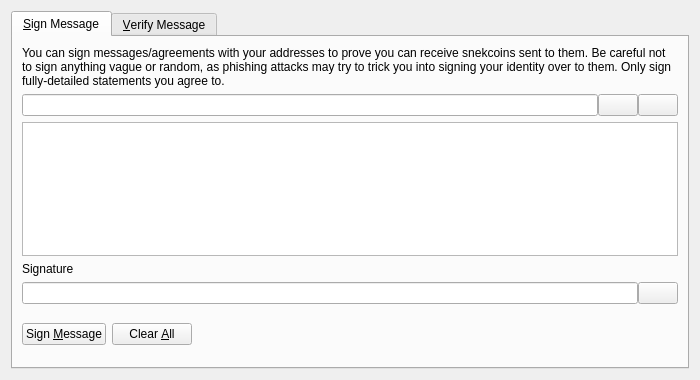
<?xml version="1.0" encoding="UTF-8"?>
<ui version="4.0">
 <class>SignVerifyMessageDialog</class>
 <widget class="QDialog" name="SignVerifyMessageDialog">
  <property name="geometry">
   <rect>
    <x>0</x>
    <y>0</y>
    <width>700</width>
    <height>380</height>
   </rect>
  </property>
  <property name="windowTitle">
   <string>Signatures - Sign / Verify a Message</string>
  </property>
  <property name="modal">
   <bool>true</bool>
  </property>
  <layout class="QVBoxLayout" name="verticalLayout">
   <item>
    <widget class="QTabWidget" name="tabWidget">
     <property name="currentIndex">
      <number>0</number>
     </property>
     <widget class="QWidget" name="tabSignMessage">
      <attribute name="title">
       <string>&amp;Sign Message</string>
      </attribute>
      <layout class="QVBoxLayout" name="verticalLayout_SM">
       <item>
        <widget class="QLabel" name="infoLabel_SM">
         <property name="text">
          <string>You can sign messages/agreements with your addresses to prove you can receive snekcoins sent to them. Be careful not to sign anything vague or random, as phishing attacks may try to trick you into signing your identity over to them. Only sign fully-detailed statements you agree to.</string>
         </property>
         <property name="textFormat">
          <enum>Qt::PlainText</enum>
         </property>
         <property name="wordWrap">
          <bool>true</bool>
         </property>
        </widget>
       </item>
       <item>
        <layout class="QHBoxLayout" name="horizontalLayout_1_SM">
         <property name="spacing">
          <number>0</number>
         </property>
         <item>
          <widget class="QValidatedLineEdit" name="addressIn_SM">
           <property name="toolTip">
            <string>The Snekcoin address to sign the message with</string>
           </property>
          </widget>
         </item>
         <item>
          <widget class="QPushButton" name="addressBookButton_SM">
           <property name="toolTip">
            <string>Choose previously used address</string>
           </property>
           <property name="text">
            <string/>
           </property>
           <property name="icon">
            <iconset resource="../bitcoin.qrc">
             <normaloff>:/icons/address-book</normaloff>:/icons/address-book</iconset>
           </property>
           <property name="shortcut">
            <string>Alt+A</string>
           </property>
           <property name="autoDefault">
            <bool>false</bool>
           </property>
          </widget>
         </item>
         <item>
          <widget class="QPushButton" name="pasteButton_SM">
           <property name="toolTip">
            <string>Paste address from clipboard</string>
           </property>
           <property name="text">
            <string/>
           </property>
           <property name="icon">
            <iconset resource="../bitcoin.qrc">
             <normaloff>:/icons/editpaste</normaloff>:/icons/editpaste</iconset>
           </property>
           <property name="shortcut">
            <string>Alt+P</string>
           </property>
           <property name="autoDefault">
            <bool>false</bool>
           </property>
          </widget>
         </item>
        </layout>
       </item>
       <item>
        <widget class="QPlainTextEdit" name="messageIn_SM">
         <property name="toolTip">
          <string>Enter the message you want to sign here</string>
         </property>
        </widget>
       </item>
       <item>
        <widget class="QLabel" name="signatureLabel_SM">
         <property name="text">
          <string>Signature</string>
         </property>
         <property name="textFormat">
          <enum>Qt::PlainText</enum>
         </property>
        </widget>
       </item>
       <item>
        <layout class="QHBoxLayout" name="horizontalLayout_2_SM">
         <property name="spacing">
          <number>0</number>
         </property>
         <item>
          <widget class="QLineEdit" name="signatureOut_SM">
           <property name="font">
            <font>
             <italic>true</italic>
            </font>
           </property>
           <property name="readOnly">
            <bool>true</bool>
           </property>
          </widget>
         </item>
         <item>
          <widget class="QPushButton" name="copySignatureButton_SM">
           <property name="toolTip">
            <string>Copy the current signature to the system clipboard</string>
           </property>
           <property name="text">
            <string/>
           </property>
           <property name="icon">
            <iconset resource="../bitcoin.qrc">
             <normaloff>:/icons/editcopy</normaloff>:/icons/editcopy</iconset>
           </property>
           <property name="autoDefault">
            <bool>false</bool>
           </property>
          </widget>
         </item>
        </layout>
       </item>
       <item>
        <layout class="QHBoxLayout" name="horizontalLayout_3_SM">
         <item>
          <widget class="QPushButton" name="signMessageButton_SM">
           <property name="toolTip">
            <string>Sign the message to prove you own this Snekcoin address</string>
           </property>
           <property name="text">
            <string>Sign &amp;Message</string>
           </property>
           <property name="icon">
            <iconset resource="../bitcoin.qrc">
             <normaloff>:/icons/edit</normaloff>:/icons/edit</iconset>
           </property>
           <property name="autoDefault">
            <bool>false</bool>
           </property>
          </widget>
         </item>
         <item>
          <widget class="QPushButton" name="clearButton_SM">
           <property name="toolTip">
            <string>Reset all sign message fields</string>
           </property>
           <property name="text">
            <string>Clear &amp;All</string>
           </property>
           <property name="icon">
            <iconset resource="../bitcoin.qrc">
             <normaloff>:/icons/remove</normaloff>:/icons/remove</iconset>
           </property>
           <property name="autoDefault">
            <bool>false</bool>
           </property>
          </widget>
         </item>
         <item>
          <spacer name="horizontalSpacer_1_SM">
           <property name="orientation">
            <enum>Qt::Horizontal</enum>
           </property>
           <property name="sizeHint" stdset="0">
            <size>
             <width>40</width>
             <height>48</height>
            </size>
           </property>
          </spacer>
         </item>
         <item>
          <widget class="QLabel" name="statusLabel_SM">
           <property name="font">
            <font>
             <weight>75</weight>
             <bold>true</bold>
            </font>
           </property>
           <property name="text">
            <string/>
           </property>
           <property name="wordWrap">
            <bool>true</bool>
           </property>
          </widget>
         </item>
         <item>
          <spacer name="horizontalSpacer_2_SM">
           <property name="orientation">
            <enum>Qt::Horizontal</enum>
           </property>
           <property name="sizeHint" stdset="0">
            <size>
             <width>40</width>
             <height>48</height>
            </size>
           </property>
          </spacer>
         </item>
        </layout>
       </item>
      </layout>
     </widget>
     <widget class="QWidget" name="tabVerifyMessage">
      <attribute name="title">
       <string>&amp;Verify Message</string>
      </attribute>
      <layout class="QVBoxLayout" name="verticalLayout_VM">
       <item>
        <widget class="QLabel" name="infoLabel_VM">
         <property name="text">
          <string>Enter the receiver's address, message (ensure you copy line breaks, spaces, tabs, etc. exactly) and signature below to verify the message. Be careful not to read more into the signature than what is in the signed message itself, to avoid being tricked by a man-in-the-middle attack. Note that this only proves the signing party receives with the address, it cannot prove sendership of any transaction!</string>
         </property>
         <property name="textFormat">
          <enum>Qt::PlainText</enum>
         </property>
         <property name="alignment">
          <set>Qt::AlignLeading|Qt::AlignLeft|Qt::AlignTop</set>
         </property>
         <property name="wordWrap">
          <bool>true</bool>
         </property>
        </widget>
       </item>
       <item>
        <layout class="QHBoxLayout" name="horizontalLayout_1_VM">
         <property name="spacing">
          <number>0</number>
         </property>
         <item>
          <widget class="QValidatedLineEdit" name="addressIn_VM">
           <property name="toolTip">
            <string>The Snekcoin address the message was signed with</string>
           </property>
          </widget>
         </item>
         <item>
          <widget class="QPushButton" name="addressBookButton_VM">
           <property name="toolTip">
            <string>Choose previously used address</string>
           </property>
           <property name="text">
            <string/>
           </property>
           <property name="icon">
            <iconset resource="../bitcoin.qrc">
             <normaloff>:/icons/address-book</normaloff>:/icons/address-book</iconset>
           </property>
           <property name="shortcut">
            <string>Alt+A</string>
           </property>
           <property name="autoDefault">
            <bool>false</bool>
           </property>
          </widget>
         </item>
        </layout>
       </item>
       <item>
        <widget class="QPlainTextEdit" name="messageIn_VM"/>
       </item>
       <item>
        <widget class="QValidatedLineEdit" name="signatureIn_VM"/>
       </item>
       <item>
        <layout class="QHBoxLayout" name="horizontalLayout_2_VM">
         <item>
          <widget class="QPushButton" name="verifyMessageButton_VM">
           <property name="toolTip">
            <string>Verify the message to ensure it was signed with the specified Snekcoin address</string>
           </property>
           <property name="text">
            <string>Verify &amp;Message</string>
           </property>
           <property name="icon">
            <iconset resource="../bitcoin.qrc">
             <normaloff>:/icons/transaction_0</normaloff>:/icons/transaction_0</iconset>
           </property>
           <property name="autoDefault">
            <bool>false</bool>
           </property>
          </widget>
         </item>
         <item>
          <widget class="QPushButton" name="clearButton_VM">
           <property name="toolTip">
            <string>Reset all verify message fields</string>
           </property>
           <property name="text">
            <string>Clear &amp;All</string>
           </property>
           <property name="icon">
            <iconset resource="../bitcoin.qrc">
             <normaloff>:/icons/remove</normaloff>:/icons/remove</iconset>
           </property>
           <property name="autoDefault">
            <bool>false</bool>
           </property>
          </widget>
         </item>
         <item>
          <spacer name="horizontalSpacer_1_VM">
           <property name="orientation">
            <enum>Qt::Horizontal</enum>
           </property>
           <property name="sizeHint" stdset="0">
            <size>
             <width>40</width>
             <height>48</height>
            </size>
           </property>
          </spacer>
         </item>
         <item>
          <widget class="QLabel" name="statusLabel_VM">
           <property name="font">
            <font>
             <weight>75</weight>
             <bold>true</bold>
            </font>
           </property>
           <property name="text">
            <string/>
           </property>
           <property name="wordWrap">
            <bool>true</bool>
           </property>
          </widget>
         </item>
         <item>
          <spacer name="horizontalSpacer_2_VM">
           <property name="orientation">
            <enum>Qt::Horizontal</enum>
           </property>
           <property name="sizeHint" stdset="0">
            <size>
             <width>40</width>
             <height>48</height>
            </size>
           </property>
          </spacer>
         </item>
        </layout>
       </item>
      </layout>
     </widget>
    </widget>
   </item>
  </layout>
 </widget>
 <customwidgets>
  <customwidget>
   <class>QValidatedLineEdit</class>
   <extends>QLineEdit</extends>
   <header>qvalidatedlineedit.h</header>
  </customwidget>
 </customwidgets>
 <resources>
  <include location="../bitcoin.qrc"/>
 </resources>
 <connections/>
</ui>
